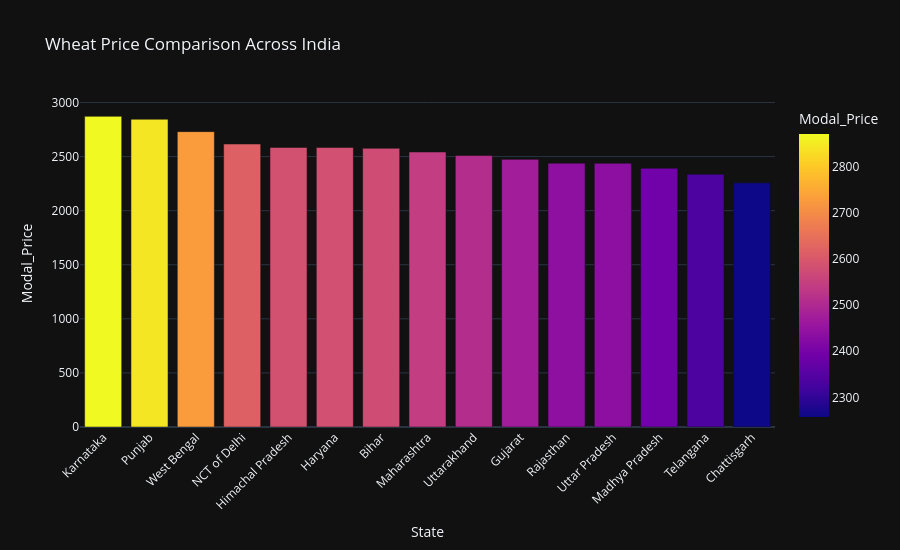

Here is the notebook cell this chart was saved with:
### Code cell
fig = px.bar(
    wheat_state.head(20),
    x='State',
    y='Modal_Price',
    color='Modal_Price',
    title=f'{selected_commodity} Price Comparison Across India',
    template='plotly_dark'
)

fig.update_layout(
    xaxis_tickangle=-45,
    height=550
)

fig.show()

### Figure 1 — Plotly figure (JSON) as saved in the notebook; plotly's stock layout.template omitted (floating-point values rounded to 4 significant figures)
{"data": [{"hovertemplate": "State=%{x}<br>Modal_Price=%{marker.color}<extra></extra>", "legendgroup": "", "marker": {"color": [2872.0, 2845.0, 2731.0, 2616.0, 2585.0, 2584.0, 2576.0, 2542.0, 2509.0, 2474.0, 2439.0, 2438.0, 2392.0, 2336.0, 2257.0], "coloraxis": "coloraxis", "pattern": {"shape": ""}}, "name": "", "orientation": "v", "showlegend": false, "textposition": "auto", "type": "bar", "x": ["Karnataka", "Punjab", "West Bengal", "NCT of Delhi", "Himachal Pradesh", "Haryana", "Bihar", "Maharashtra", "Uttarakhand", "Gujarat", "Rajasthan", "Uttar Pradesh", "Madhya Pradesh", "Telangana", "Chattisgarh"], "xaxis": "x", "y": [2872.0, 2845.0, 2731.0, 2616.0, 2585.0, 2584.0, 2576.0, 2542.0, 2509.0, 2474.0, 2439.0, 2438.0, 2392.0, 2336.0, 2257.0], "yaxis": "y"}], "layout": {"barmode": "relative", "coloraxis": {"colorbar": {"title": {"text": "Modal_Price"}}, "colorscale": [[0, "#0d0887"], [0.1111, "#46039f"], [0.2222, "#7201a8"], [0.3333, "#9c179e"], [0.4444, "#bd3786"], [0.5556, "#d8576b"], [0.6667, "#ed7953"], [0.7778, "#fb9f3a"], [0.8889, "#fdca26"], [1, "#f0f921"]]}, "height": 550, "legend": {"tracegroupgap": 0}, "title": {"text": "Wheat Price Comparison Across India"}, "xaxis": {"anchor": "y", "domain": [0, 1], "tickangle": -45, "title": {"text": "State"}}, "yaxis": {"anchor": "x", "domain": [0, 1], "title": {"text": "Modal_Price"}}}}
